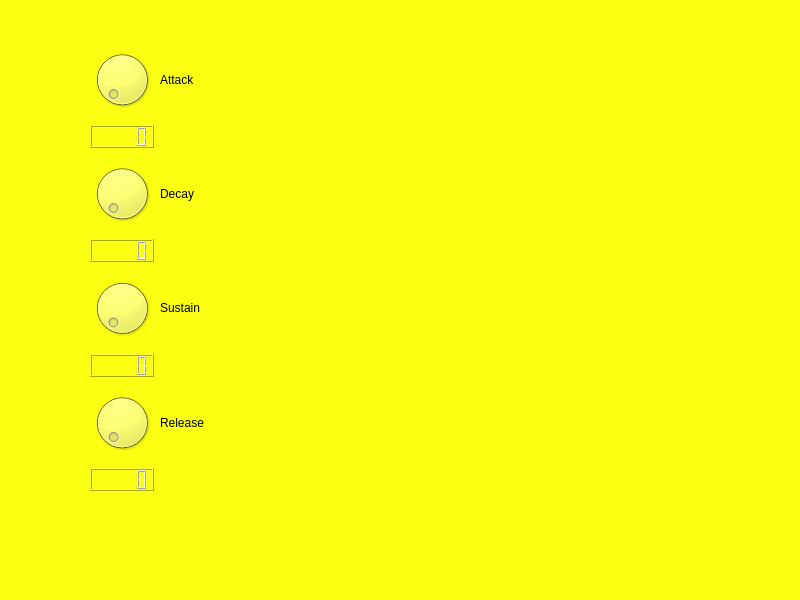
<?xml version="1.0" encoding="UTF-8"?>
<ui version="4.0">
 <class>MainWindow</class>
 <widget class="QMainWindow" name="MainWindow">
  <property name="geometry">
   <rect>
    <x>0</x>
    <y>0</y>
    <width>800</width>
    <height>600</height>
   </rect>
  </property>
  <property name="windowTitle">
   <string>MainWindow</string>
  </property>
  <property name="styleSheet">
   <string notr="true">background-color:rgb(251, 255, 17)</string>
  </property>
  <widget class="QWidget" name="centralwidget">
   <widget class="QWidget" name="formLayoutWidget">
    <property name="geometry">
     <rect>
      <x>90</x>
      <y>40</y>
      <width>121</width>
      <height>451</height>
     </rect>
    </property>
    <layout class="QFormLayout" name="formLayout">
     <item row="0" column="0">
      <widget class="QDial" name="attack_dial">
       <property name="maximum">
        <number>500</number>
       </property>
      </widget>
     </item>
     <item row="2" column="0">
      <widget class="QDial" name="decay_dial">
       <property name="maximum">
        <number>500</number>
       </property>
      </widget>
     </item>
     <item row="4" column="0">
      <widget class="QDial" name="sustain_dial">
       <property name="maximum">
        <number>500</number>
       </property>
       <property name="singleStep">
        <number>1</number>
       </property>
       <property name="value">
        <number>1</number>
       </property>
      </widget>
     </item>
     <item row="6" column="0">
      <widget class="QDial" name="release_dial">
       <property name="maximum">
        <number>500</number>
       </property>
      </widget>
     </item>
     <item row="0" column="1">
      <widget class="QLabel" name="attack_label">
       <property name="text">
        <string>Attack</string>
       </property>
      </widget>
     </item>
     <item row="2" column="1">
      <widget class="QLabel" name="decay_label">
       <property name="text">
        <string>Decay</string>
       </property>
      </widget>
     </item>
     <item row="4" column="1">
      <widget class="QLabel" name="sustain_label">
       <property name="text">
        <string>Sustain</string>
       </property>
      </widget>
     </item>
     <item row="6" column="1">
      <widget class="QLabel" name="release_label">
       <property name="text">
        <string>Release</string>
       </property>
      </widget>
     </item>
     <item row="5" column="0">
      <widget class="QLCDNumber" name="sustain_lcd">
       <property name="styleSheet">
        <string notr="true">color: rgb(0, 0, 0);</string>
       </property>
      </widget>
     </item>
     <item row="3" column="0">
      <widget class="QLCDNumber" name="decay_lcd">
       <property name="styleSheet">
        <string notr="true">color: rgb(0, 0, 0);</string>
       </property>
      </widget>
     </item>
     <item row="1" column="0">
      <widget class="QLCDNumber" name="attack_lcd">
       <property name="styleSheet">
        <string notr="true">color: rgb(0, 0, 0);</string>
       </property>
      </widget>
     </item>
     <item row="7" column="0">
      <widget class="QLCDNumber" name="release_lcd">
       <property name="styleSheet">
        <string notr="true">color: rgb(0, 0, 0);</string>
       </property>
      </widget>
     </item>
    </layout>
   </widget>
  </widget>
  <widget class="QMenuBar" name="menubar">
   <property name="geometry">
    <rect>
     <x>0</x>
     <y>0</y>
     <width>800</width>
     <height>21</height>
    </rect>
   </property>
  </widget>
  <widget class="QStatusBar" name="statusbar"/>
 </widget>
 <resources/>
 <connections/>
</ui>
